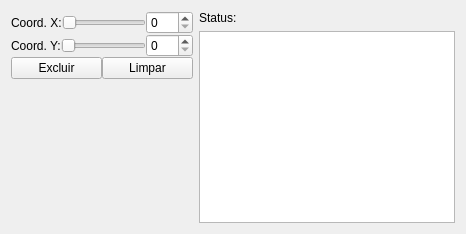
       <widget class="QWidget" name="tabExcluir">
        <attribute name="title">
         <string>Excluir</string>
        </attribute>
        <layout class="QFormLayout" name="formLayout_4">
         <item row="0" column="0">
          <layout class="QVBoxLayout" name="verticalLayout_3">
           <property name="spacing">
            <number>0</number>
           </property>
           <property name="sizeConstraint">
            <enum>QLayout::SetDefaultConstraint</enum>
           </property>
           <item>
            <layout class="QHBoxLayout" name="horizontalLayoutCoordenadaX_2">
             <item>
              <widget class="QLabel" name="labelCoordenadaXExcluir">
               <property name="text">
                <string>Coord. X:</string>
               </property>
              </widget>
             </item>
             <item>
              <widget class="QSlider" name="horizontalSliderCoordenadaXExcluir">
               <property name="maximum">
                <number>250</number>
               </property>
               <property name="orientation">
                <enum>Qt::Horizontal</enum>
               </property>
              </widget>
             </item>
             <item>
              <widget class="QSpinBox" name="spinBoxCoordenadaXExcluir">
               <property name="maximum">
                <number>250</number>
               </property>
              </widget>
             </item>
            </layout>
           </item>
           <item>
            <layout class="QHBoxLayout" name="horizontalLayoutCoordenadaY_2">
             <item>
              <widget class="QLabel" name="labelCoordenadaYExcluir">
               <property name="text">
                <string>Coord. Y:</string>
               </property>
              </widget>
             </item>
             <item>
              <widget class="QSlider" name="horizontalSliderCoordenadaYExcluir">
               <property name="maximum">
                <number>250</number>
               </property>
               <property name="orientation">
                <enum>Qt::Horizontal</enum>
               </property>
              </widget>
             </item>
             <item>
              <widget class="QSpinBox" name="spinBoxCoordenadaYExcluir">
               <property name="maximum">
                <number>250</number>
               </property>
              </widget>
             </item>
            </layout>
           </item>
           <item>
            <layout class="QHBoxLayout" name="horizontalLayout_5">
             <item>
              <widget class="QPushButton" name="pushButtonExcluir">
               <property name="maximumSize">
                <size>
                 <width>16777215</width>
                 <height>16777215</height>
                </size>
               </property>
               <property name="text">
                <string>Excluir</string>
               </property>
              </widget>
             </item>
             <item>
              <widget class="QPushButton" name="pushButtonLimparExcluir">
               <property name="enabled">
                <bool>true</bool>
               </property>
               <property name="maximumSize">
                <size>
                 <width>16777215</width>
                 <height>16777215</height>
                </size>
               </property>
               <property name="text">
                <string>Limpar</string>
               </property>
              </widget>
             </item>
            </layout>
           </item>
           <item>
            <spacer name="verticalSpacer_4">
             <property name="orientation">
              <enum>Qt::Vertical</enum>
             </property>
             <property name="sizeHint" stdset="0">
              <size>
               <width>20</width>
               <height>40</height>
              </size>
             </property>
            </spacer>
           </item>
          </layout>
         </item>
         <item row="0" column="1">
          <layout class="QVBoxLayout" name="verticalLayout_4">
           <item>
            <widget class="QLabel" name="labelStatusExcluir">
             <property name="text">
              <string>Status:</string>
             </property>
            </widget>
           </item>
           <item>
            <widget class="QTextEdit" name="textEditExcluir">
             <property name="readOnly">
              <bool>true</bool>
             </property>
            </widget>
           </item>
          </layout>
         </item>
        </layout>
       </widget>
